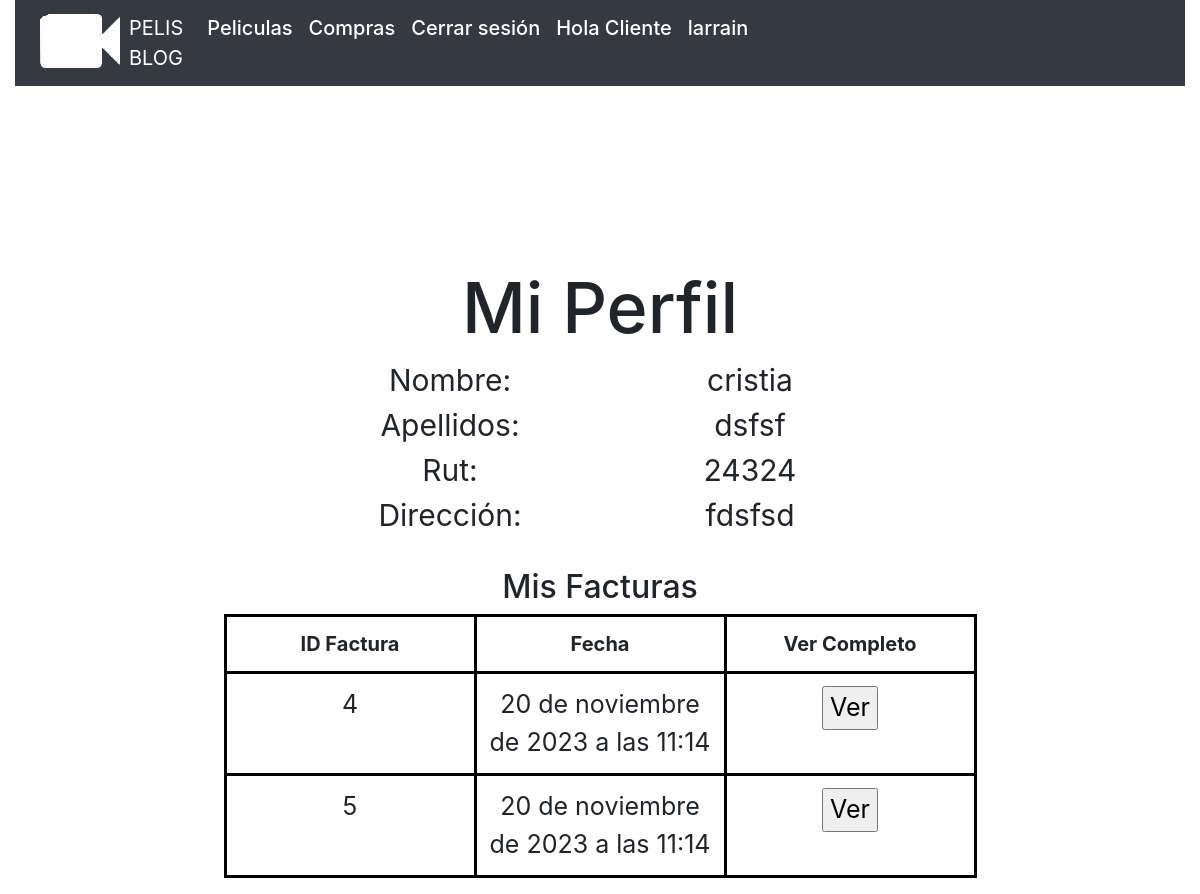
The app's page /peril_usario (signed in) with its own data.
### Peliculas/models.py (models this page shows, shortened)
class PerfilUsuario(models.Model):
    user = models.OneToOneField(User, on_delete=models.CASCADE)
    rut = models.CharField(max_length=40, default="Sin Rut", null=True, blank=True)
    direccion = models.CharField(max_length=100, null=False, blank=False, verbose_name='direccion')
    comuna = models.CharField(max_length=100, null=False, blank=False, verbose_name='comuna')
    telefono = models.IntegerField()
    region = models.CharField(max_length=100, null=False, blank=False, verbose_name='region')

class Factura(models.Model):
    codigo_factura = models.AutoField(primary_key=True)
    usuario = models.ForeignKey(PerfilUsuario, on_delete=models.CASCADE)
    nombre_producto = models.CharField(max_length=90, null=True)
    monto_producto = models.IntegerField(default=1, blank=True, null=True)
    precio_producto = models.IntegerField()
    fecha_factura = models.DateTimeField(auto_now=True)
    estado_factura = models.CharField(max_length=40 ,default="Pendiente", null=True, blank=True)

### PelisBlog/views.py (the view)
# urls.py: path('peril_usario', views.perfil, name='perfil'),
def perfil(request):
    usuario = request.user
    perfil = PerfilUsuario.objects.get(user=usuario)
    facturas = Factura.objects.filter(usuario=perfil)
    return render(request, 'perfil_de_usuario.html', {'perfil':perfil, 'facturas': facturas})

### templates/perfil_de_usuario.html (shortened to what this page needs)
{% extends "base.html" %}
{% load static %}
{% block css %}<link rel="stylesheet" href="{% static 'css/ficha_peli.css' %}">{% endblock css %}
{% block content %}
    <center><h2 class="titulo">Mi Perfil</h2></center>
    <section class="perfil-contenedor">
        <div class="perfil-valor">
            <div class="perfil-titulo">
                Nombre:
            </div>
            <div class="perfil-titulo">
                Apellidos:
            </div>
            <div class="perfil-titulo">
                Rut:
            </div>
            <div class="perfil-titulo">
                Dirección:
            </div>
        </div>
        <div class="perfil-dato">
            <div class="perfil-contenido">
                {{ request.user.first_name }}
            </div>
            <div class="perfil-contenido">
                {{ request.user.last_name }}
            </div>
            <div class="perfil-contenido">
                {{ perfil.rut }}
            </div>
            <div class="perfil-contenido">
                {{ perfil.direccion }}
            </div>
        </div>
    </section>
    <section class="table">
        <h2>
            Mis Facturas
        </h2>
        <table>
            <thead>
                <tr>
                    <th>
                        ID Factura
                    </th>
                    <th>
                        Fecha
                    </th>
                    <th>
                        Ver Completo
                    </th>
                </tr>
            </thead>
            <tbody>
                {% for fa in facturas %}
                <tr>
                    <td>
                        {{ fa.codigo_factura }}
                    </td>
                    <td>
                        {{ fa.fecha_factura }}
                    </td>
                    <td>
                        <a href="{% url 'orden_de_compra' fa.codigo_factura  %}">
                            <input type="button" name="" value="Ver" id="">
                        </a>
                    </td>
                </tr>
                {% endfor %}
            </tbody>
        </table>
    </section>
{% endblock %}

### templates/base.html (shortened to what this page needs)
{% load static %}
<!DOCTYPE html>
<html lang="es">
<head>
    {% block css %}<link rel="stylesheet" href="{% static 'css/style.css' %}">{% endblock css %}
<link href="//maxcdn.bootstrapcdn.com/bootstrap/4.1.1/css/bootstrap.min.css" rel="stylesheet" id="bootstrap-css">
</head>
<body>
    <div class="container-fluid">
    {% block nav %}
    <nav class="navbar navbar-expand-sm bg-dark navbar-dark">
        <ul  class="navbar-nav">
            <li class="nav-item"><img class="logo" src="{% static 'img/camara2.png' %}" alt="Logo"></li>
            <li class="nav-item"><strong></strong><a  href="{% url 'inicio' %}" class="navbar-brand">PELIS <br> BLOG</a></strong></li>
            {% if user.is_authenticated %}
            <li class="nav-item"><a class="nav-link" href="{% url 'ultimos_estrenos' %}"><h5 style="color: White;">Peliculas</h5></a></li>
            <li class="nav-item"> <a class="nav-link" href="{% url 'compras' %}"><h5 style="color: White;">Compras</h5></a> </li>
            <li class="nav-item"> <a class="nav-link"href="{% url 'logout' %}"><h5 style="color: White;">Cerrar sesión</h5></a> </li>
            {% if not user.is_staff %}
            <li class="nav-item"><h5 class="nav-link" style="color: White;">Hola Cliente</h5></li>
            <li class="nav-item"><a class="nav-link" href="{% url 'perfil' %}"><h5 style="color: White;">{{ request.user }}</h5></a></li>
            {% endif %}
            {% endif %}
        </ul>
    </nav>
    {% endblock nav %}
    </div>
    {% block content %}
    {% endblock content %}
</body>
</html>

### templates/perfil_de_usuario.html (style rules this page uses)
.table { display: flex; justify-content: center; align-items: center; flex-direction: column; margin-top: 30px; flex-wrap: nowrap; }
th, td, tr { border: 3px solid black; width: 250px; text-align: center; }
th { height: 40px; font-size: 20px; }
td { height: 80px; font-size: 25px; }
.perfil-contenedor { display: flex; align-items: center; justify-content: center; }
.perfil-valor { width: 300px; }
.perfil-titulo { font-size: 30px; text-align: center; }
.perfil-dato { width: 300px; height: auto; }
.perfil-contenido { font-size: 30px; text-align: center; }
.titulo { margin-top: 180px; font-size: 70px; }

### records on screen
PerfilUsuario: rut "24324", direccion "fdsfsd"
Factura: codigo_factura "4", fecha_factura "20 de noviembre de 2023 a las 11:14"
Factura: codigo_factura "5", fecha_factura "20 de noviembre de 2023 a las 11:14"

### other values on screen
{{ request.user }} "larrain"
{{ request.user.first_name }} "cristia"
{{ request.user.last_name }} "dsfsf"
